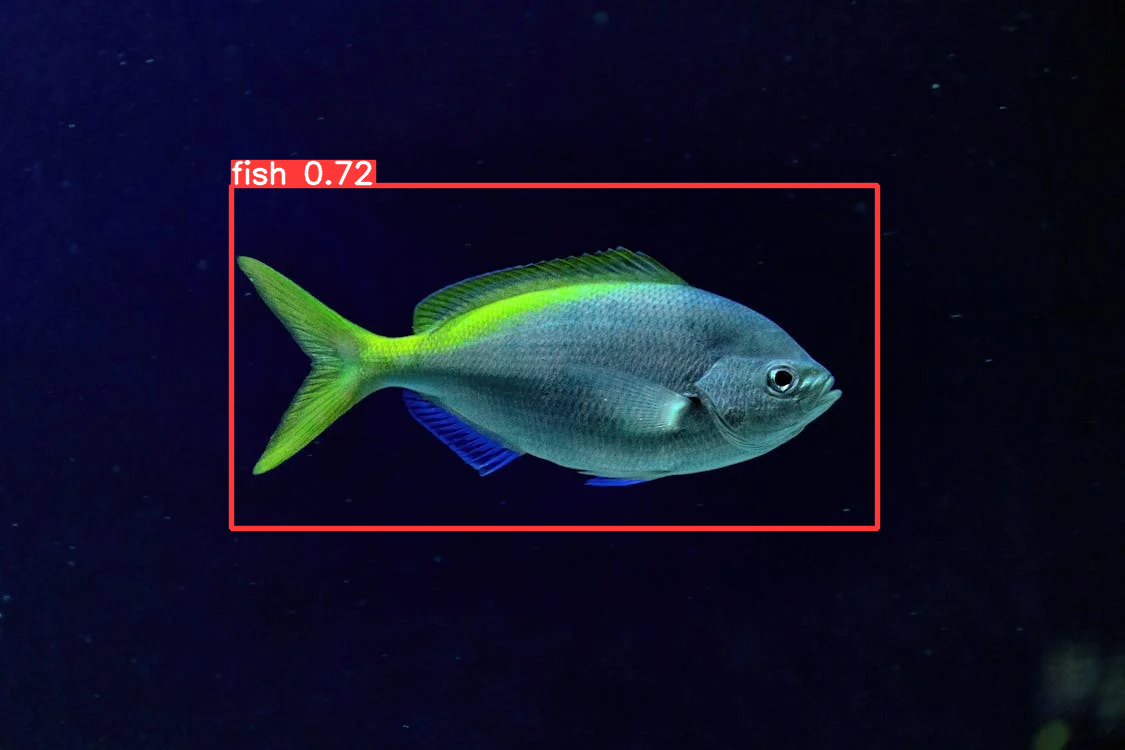
#> input picture images/pexels-photo-11633338.webp, 1125 x 750 px, given in place of fish.mp4, which was not available
$ python model_omarelh.py
#> lines starting #> are read from the running program, lines starting #| are printed output that depends on the picture; pictures that were not available may be replaced by others from this repository, and a replacement may not be noted
import cv2      # Using functions from OpenCV
import numpy as np

cap = cv2.VideoCapture('fish.mp4')

if not cap.isOpened():
    print("Error: Could not open video file 'fish.mp4'")
    exit()

# Find total number of frames to find the last frame
# (for background extraction)
total_frames = int(cap.get(cv2.CAP_PROP_FRAME_COUNT))

# Set the video capture position to the last frame
cap.set(cv2.CAP_PROP_POS_FRAMES, total_frames - 1)

ret, last_frame = cap.read()  # Get the last
#> last_frame is the input picture: shape (750, 1125, 3); mean B, G, R 39.8, 18.3, 16.1
if not ret:
    print("Error: Failed to read last frame from video")
    exit()

# Resize and turn to grayscale to match frames in loop
resized_last_frame = cv2.resize(last_frame, (224, 224))
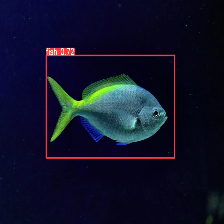
#> resized_last_frame: shape (224, 224, 3); mean B, G, R 39.7, 18.2, 16
#normalized_last_frame = resized_last_frame.astype(float) / 255.0
gray_last_frame = cv2.cvtColor(resized_last_frame, cv2.COLOR_BGR2GRAY)
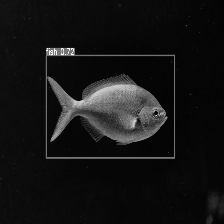
#> gray_last_frame: shape (224, 224); min 0, max 255, mean 20.1
blurred_last_frame = cv2.GaussianBlur(gray_last_frame, (5,5), cv2.BORDER_DEFAULT)
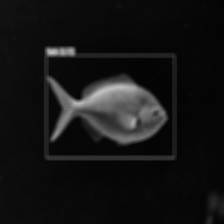
#> blurred_last_frame: shape (224, 224); min 4, max 192, mean 20.1


# Resize the video window
cv2.namedWindow('Video', cv2.WINDOW_NORMAL)
cv2.resizeWindow('Video', 800, 600)  # Adjust the width and height as needed

# Reset the video capture position to the first frame
cap.set(cv2.CAP_PROP_POS_FRAMES, 0)

# Structuring element for morphological operations
kernel = cv2.getStructuringElement(cv2.MORPH_RECT, (5, 5))

# Loop through each frame of the video
while True:
    ret, frame = cap.read()
    # if not ret:
    #     break

    # Preprocessing
    resized_frame = cv2.resize(frame, (224, 224))
    #normalized_frame = resized_frame.astype(float) / 255.0

    # Convert to HSV
    # hsv_frame = cv2.cvtColor(resized_frame, cv2.COLOR_BGR2HSV)

    gray_frame = cv2.cvtColor(resized_frame, cv2.COLOR_BGR2GRAY)
    #blurred_frame = cv2.GaussianBlur(gray_frame, (5,5), 0)
    gaussian_blurred_frame = cv2.GaussianBlur(gray_frame,(5,5),cv2.BORDER_DEFAULT)

    # Background subtraction
    bad_background_subtracted_frame = cv2.absdiff(gray_frame, gray_last_frame)
#> bad_background_subtracted_frame: shape (224, 224); every value is 0
    background_subtracted_frame = gaussian_blurred_frame - blurred_last_frame

    # Canny edge detection
    edges = cv2.Canny(background_subtracted_frame, 100, 200)


    # Object detection
        # HOG

    # Shape/feature extraction


    # Thresholding
    _, binary_mask = cv2.threshold(background_subtracted_frame, 30, 255, cv2.THRESH_BINARY)
        # [14 lines of commented-out code are left out]
    line1 = np.concatenate((gray_frame, gaussian_blurred_frame, bad_background_subtracted_frame), axis=1)
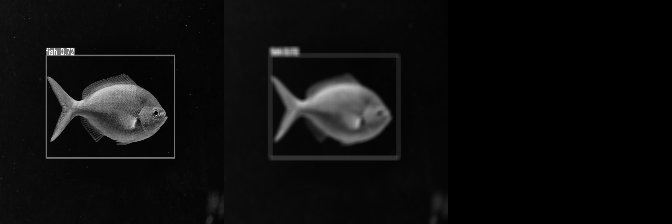
#> line1: shape (224, 672); min 0, max 255, mean 13.4
    line2 = np.concatenate((background_subtracted_frame, edges, np.zeros_like(edges)), axis=1)
#> line2: shape (224, 672); every value is 0
    mosaic = np.concatenate((line1, line2), axis=0)
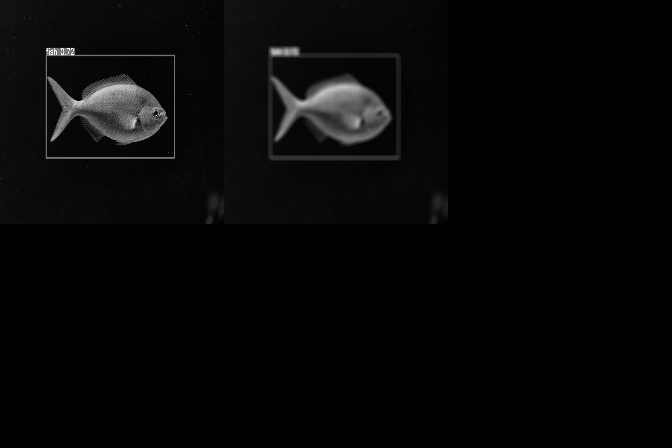
#> mosaic: shape (448, 672); min 0, max 255, mean 6.7

    cv2.imshow('Video', mosaic)

    key = cv2.waitKey(25)  # Set playback speed (ms between frames)
#> (key q is pressed here)
    if key == ord('q'):    # Add option to exit program
        break

cap.release()
cv2.destroyAllWindows()
